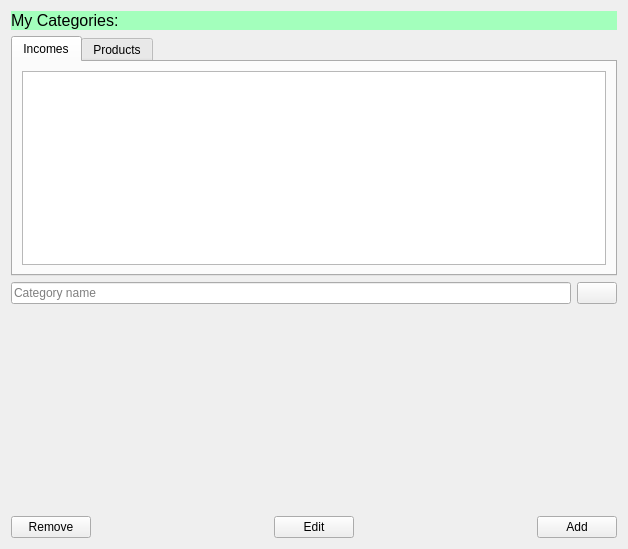
<?xml version="1.0" encoding="UTF-8"?>
<ui version="4.0">
 <class>ProductCategoryEditPage</class>
 <widget class="QWidget" name="ProductCategoryEditPage">
  <property name="geometry">
   <rect>
    <x>0</x>
    <y>0</y>
    <width>628</width>
    <height>549</height>
   </rect>
  </property>
  <property name="windowTitle">
   <string>Form</string>
  </property>
  <layout class="QVBoxLayout" name="verticalLayout">
   <item>
    <layout class="QHBoxLayout" name="horizontalLayout_3">
     <item>
      <widget class="QLabel" name="label">
       <property name="font">
        <font>
         <pointsize>12</pointsize>
        </font>
       </property>
       <property name="styleSheet">
        <string notr="true">background-color: #a3ffbc;</string>
       </property>
       <property name="text">
        <string>My Categories:</string>
       </property>
      </widget>
     </item>
    </layout>
   </item>
   <item>
    <widget class="QTabWidget" name="tabWidget">
     <property name="sizePolicy">
      <sizepolicy hsizetype="Expanding" vsizetype="Expanding">
       <horstretch>1</horstretch>
       <verstretch>0</verstretch>
      </sizepolicy>
     </property>
     <property name="styleSheet">
      <string notr="true">tab-bar {    width: 999999px;}</string>
     </property>
     <property name="currentIndex">
      <number>0</number>
     </property>
     <widget class="QWidget" name="IncomesTab">
      <attribute name="title">
       <string>Incomes</string>
      </attribute>
      <layout class="QVBoxLayout" name="verticalLayout_2">
       <item>
        <widget class="QListWidget" name="Incomes">
         <property name="font">
          <font>
           <pointsize>13</pointsize>
          </font>
         </property>
        </widget>
       </item>
      </layout>
     </widget>
     <widget class="QWidget" name="ProductsTab">
      <attribute name="title">
       <string>Products</string>
      </attribute>
      <layout class="QVBoxLayout" name="verticalLayout_3">
       <item>
        <widget class="QListWidget" name="Products">
         <property name="font">
          <font>
           <pointsize>13</pointsize>
          </font>
         </property>
        </widget>
       </item>
      </layout>
     </widget>
    </widget>
   </item>
   <item>
    <layout class="QFormLayout" name="formLayout_2"/>
   </item>
   <item>
    <layout class="QHBoxLayout" name="horizontalLayout_2">
     <item>
      <widget class="QLineEdit" name="NewCategoryEdit">
       <property name="placeholderText">
        <string>Category name</string>
       </property>
      </widget>
     </item>
     <item>
      <widget class="QPushButton" name="NewCategorySaveButton">
       <property name="text">
        <string/>
       </property>
       <property name="icon">
        <iconset resource="../../../resources.qrc">
         <normaloff>:/Icons/Icons/baseline_done_black_24dp.png</normaloff>:/Icons/Icons/baseline_done_black_24dp.png</iconset>
       </property>
      </widget>
     </item>
    </layout>
   </item>
   <item>
    <spacer name="verticalSpacer">
     <property name="orientation">
      <enum>Qt::Vertical</enum>
     </property>
     <property name="sizeHint" stdset="0">
      <size>
       <width>20</width>
       <height>40</height>
      </size>
     </property>
    </spacer>
   </item>
   <item>
    <layout class="QHBoxLayout" name="horizontalLayout">
     <item>
      <widget class="QPushButton" name="RemoveButton">
       <property name="text">
        <string>Remove</string>
       </property>
       <property name="icon">
        <iconset resource="../../../resources.qrc">
         <normaloff>:/Icons/Icons/baseline_cancel_black_24dp.png</normaloff>:/Icons/Icons/baseline_cancel_black_24dp.png</iconset>
       </property>
      </widget>
     </item>
     <item>
      <spacer name="horizontalSpacer">
       <property name="orientation">
        <enum>Qt::Horizontal</enum>
       </property>
       <property name="sizeHint" stdset="0">
        <size>
         <width>40</width>
         <height>20</height>
        </size>
       </property>
      </spacer>
     </item>
     <item>
      <widget class="QPushButton" name="EditButton">
       <property name="text">
        <string>Edit</string>
       </property>
       <property name="icon">
        <iconset resource="../../../resources.qrc">
         <normaloff>:/Icons/Icons/baseline_edit_black_24dp.png</normaloff>:/Icons/Icons/baseline_edit_black_24dp.png</iconset>
       </property>
      </widget>
     </item>
     <item>
      <spacer name="horizontalSpacer_2">
       <property name="orientation">
        <enum>Qt::Horizontal</enum>
       </property>
       <property name="sizeHint" stdset="0">
        <size>
         <width>40</width>
         <height>20</height>
        </size>
       </property>
      </spacer>
     </item>
     <item>
      <widget class="QPushButton" name="AddCategoryButton">
       <property name="text">
        <string>Add</string>
       </property>
       <property name="icon">
        <iconset resource="../../../resources.qrc">
         <normaloff>:/Icons/Icons/baseline_add_black_24dp.png</normaloff>:/Icons/Icons/baseline_add_black_24dp.png</iconset>
       </property>
      </widget>
     </item>
    </layout>
   </item>
  </layout>
 </widget>
 <resources>
  <include location="../../../resources.qrc"/>
 </resources>
 <connections/>
</ui>
